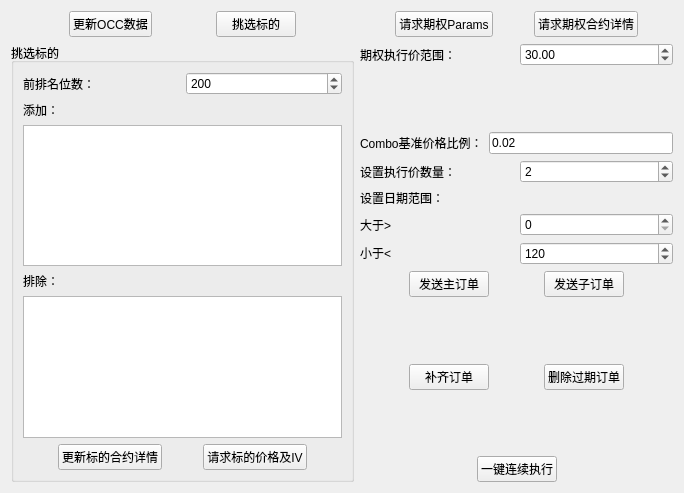
<?xml version="1.0" encoding="UTF-8"?>
<ui version="4.0">
 <class>Form</class>
 <widget class="QWidget" name="Form">
  <property name="geometry">
   <rect>
    <x>0</x>
    <y>0</y>
    <width>684</width>
    <height>493</height>
   </rect>
  </property>
  <property name="maximumSize">
   <size>
    <width>700</width>
    <height>500</height>
   </size>
  </property>
  <property name="windowTitle">
   <string>Form</string>
  </property>
  <layout class="QGridLayout" name="gridLayout_2">
   <item row="0" column="0">
    <layout class="QVBoxLayout" name="verticalLayout_4">
     <item>
      <layout class="QHBoxLayout" name="horizontalLayout_7">
       <item>
        <spacer name="horizontalSpacer_8">
         <property name="orientation">
          <enum>Qt::Horizontal</enum>
         </property>
         <property name="sizeHint" stdset="0">
          <size>
           <width>40</width>
           <height>20</height>
          </size>
         </property>
        </spacer>
       </item>
       <item>
        <widget class="QPushButton" name="pushButton">
         <property name="text">
          <string>更新OCC数据</string>
         </property>
        </widget>
       </item>
       <item>
        <spacer name="horizontalSpacer">
         <property name="orientation">
          <enum>Qt::Horizontal</enum>
         </property>
         <property name="sizeHint" stdset="0">
          <size>
           <width>40</width>
           <height>20</height>
          </size>
         </property>
        </spacer>
       </item>
       <item>
        <widget class="QPushButton" name="pushButton_12">
         <property name="text">
          <string>挑选标的</string>
         </property>
        </widget>
       </item>
       <item>
        <spacer name="horizontalSpacer_9">
         <property name="orientation">
          <enum>Qt::Horizontal</enum>
         </property>
         <property name="sizeHint" stdset="0">
          <size>
           <width>40</width>
           <height>20</height>
          </size>
         </property>
        </spacer>
       </item>
      </layout>
     </item>
     <item>
      <spacer name="verticalSpacer_2">
       <property name="orientation">
        <enum>Qt::Vertical</enum>
       </property>
       <property name="sizeHint" stdset="0">
        <size>
         <width>20</width>
         <height>40</height>
        </size>
       </property>
      </spacer>
     </item>
     <item>
      <widget class="QGroupBox" name="groupBox">
       <property name="title">
        <string>挑选标的</string>
       </property>
       <layout class="QGridLayout" name="gridLayout">
        <item row="0" column="0">
         <layout class="QVBoxLayout" name="verticalLayout">
          <item>
           <layout class="QHBoxLayout" name="horizontalLayout_2">
            <item>
             <widget class="QLabel" name="label">
              <property name="text">
               <string>前排名位数：</string>
              </property>
             </widget>
            </item>
            <item>
             <widget class="QSpinBox" name="spinBox">
              <property name="maximum">
               <number>1000</number>
              </property>
              <property name="value">
               <number>200</number>
              </property>
             </widget>
            </item>
           </layout>
          </item>
          <item>
           <widget class="QLabel" name="label_2">
            <property name="text">
             <string>添加：</string>
            </property>
           </widget>
          </item>
          <item>
           <widget class="QTextEdit" name="textEdit_2"/>
          </item>
          <item>
           <widget class="QLabel" name="label_3">
            <property name="text">
             <string>排除：</string>
            </property>
           </widget>
          </item>
          <item>
           <widget class="QTextEdit" name="textEdit"/>
          </item>
         </layout>
        </item>
        <item row="2" column="0">
         <layout class="QHBoxLayout" name="horizontalLayout_8">
          <item>
           <spacer name="horizontalSpacer_10">
            <property name="orientation">
             <enum>Qt::Horizontal</enum>
            </property>
            <property name="sizeHint" stdset="0">
             <size>
              <width>40</width>
              <height>20</height>
             </size>
            </property>
           </spacer>
          </item>
          <item>
           <widget class="QPushButton" name="pushButton_2">
            <property name="text">
             <string>更新标的合约详情</string>
            </property>
           </widget>
          </item>
          <item>
           <spacer name="horizontalSpacer_2">
            <property name="orientation">
             <enum>Qt::Horizontal</enum>
            </property>
            <property name="sizeHint" stdset="0">
             <size>
              <width>40</width>
              <height>20</height>
             </size>
            </property>
           </spacer>
          </item>
          <item>
           <widget class="QPushButton" name="pushButton_3">
            <property name="text">
             <string>请求标的价格及IV</string>
            </property>
           </widget>
          </item>
          <item>
           <spacer name="horizontalSpacer_11">
            <property name="orientation">
             <enum>Qt::Horizontal</enum>
            </property>
            <property name="sizeHint" stdset="0">
             <size>
              <width>40</width>
              <height>20</height>
             </size>
            </property>
           </spacer>
          </item>
         </layout>
        </item>
        <item row="1" column="0">
         <spacer name="verticalSpacer_5">
          <property name="orientation">
           <enum>Qt::Vertical</enum>
          </property>
          <property name="sizeHint" stdset="0">
           <size>
            <width>20</width>
            <height>40</height>
           </size>
          </property>
         </spacer>
        </item>
       </layout>
      </widget>
     </item>
    </layout>
   </item>
   <item row="0" column="1">
    <layout class="QVBoxLayout" name="verticalLayout_2">
     <item>
      <layout class="QHBoxLayout" name="horizontalLayout_9">
       <item>
        <spacer name="horizontalSpacer_12">
         <property name="orientation">
          <enum>Qt::Horizontal</enum>
         </property>
         <property name="sizeHint" stdset="0">
          <size>
           <width>40</width>
           <height>20</height>
          </size>
         </property>
        </spacer>
       </item>
       <item>
        <widget class="QPushButton" name="pushButton_5">
         <property name="text">
          <string>请求期权Params</string>
         </property>
        </widget>
       </item>
       <item>
        <spacer name="horizontalSpacer_3">
         <property name="orientation">
          <enum>Qt::Horizontal</enum>
         </property>
         <property name="sizeHint" stdset="0">
          <size>
           <width>40</width>
           <height>20</height>
          </size>
         </property>
        </spacer>
       </item>
       <item>
        <widget class="QPushButton" name="pushButton_4">
         <property name="text">
          <string>请求期权合约详情</string>
         </property>
        </widget>
       </item>
       <item>
        <spacer name="horizontalSpacer_17">
         <property name="orientation">
          <enum>Qt::Horizontal</enum>
         </property>
         <property name="sizeHint" stdset="0">
          <size>
           <width>40</width>
           <height>20</height>
          </size>
         </property>
        </spacer>
       </item>
      </layout>
     </item>
     <item>
      <layout class="QHBoxLayout" name="horizontalLayout">
       <item>
        <widget class="QLabel" name="label_4">
         <property name="text">
          <string>期权执行价范围：</string>
         </property>
        </widget>
       </item>
       <item>
        <widget class="QDoubleSpinBox" name="doubleSpinBox">
         <property name="value">
          <double>30.000000000000000</double>
         </property>
        </widget>
       </item>
      </layout>
     </item>
     <item>
      <spacer name="verticalSpacer">
       <property name="orientation">
        <enum>Qt::Vertical</enum>
       </property>
       <property name="sizeHint" stdset="0">
        <size>
         <width>20</width>
         <height>40</height>
        </size>
       </property>
      </spacer>
     </item>
     <item>
      <layout class="QVBoxLayout" name="verticalLayout_3">
       <item>
        <layout class="QHBoxLayout" name="horizontalLayout_3">
         <item>
          <widget class="QLabel" name="label_9">
           <property name="text">
            <string>Combo基准价格比例：</string>
           </property>
          </widget>
         </item>
         <item>
          <widget class="QLineEdit" name="lineEdit">
           <property name="text">
            <string>0.02</string>
           </property>
          </widget>
         </item>
        </layout>
       </item>
       <item>
        <layout class="QHBoxLayout" name="horizontalLayout_4">
         <item>
          <widget class="QLabel" name="label_5">
           <property name="text">
            <string>设置执行价数量：</string>
           </property>
          </widget>
         </item>
         <item>
          <widget class="QSpinBox" name="spinBox_2">
           <property name="maximum">
            <number>20</number>
           </property>
           <property name="value">
            <number>2</number>
           </property>
          </widget>
         </item>
        </layout>
       </item>
       <item>
        <widget class="QLabel" name="label_6">
         <property name="text">
          <string>设置日期范围：</string>
         </property>
        </widget>
       </item>
       <item>
        <layout class="QHBoxLayout" name="horizontalLayout_5">
         <item>
          <widget class="QLabel" name="label_7">
           <property name="text">
            <string>大于&gt;</string>
           </property>
          </widget>
         </item>
         <item>
          <widget class="QSpinBox" name="spinBox_3">
           <property name="maximum">
            <number>120</number>
           </property>
           <property name="value">
            <number>0</number>
           </property>
          </widget>
         </item>
        </layout>
       </item>
       <item>
        <layout class="QHBoxLayout" name="horizontalLayout_6">
         <item>
          <widget class="QLabel" name="label_8">
           <property name="text">
            <string>小于&lt;</string>
           </property>
          </widget>
         </item>
         <item>
          <widget class="QSpinBox" name="spinBox_4">
           <property name="maximum">
            <number>365</number>
           </property>
           <property name="value">
            <number>120</number>
           </property>
          </widget>
         </item>
        </layout>
       </item>
      </layout>
     </item>
     <item>
      <layout class="QHBoxLayout" name="horizontalLayout_10">
       <item>
        <spacer name="horizontalSpacer_13">
         <property name="orientation">
          <enum>Qt::Horizontal</enum>
         </property>
         <property name="sizeHint" stdset="0">
          <size>
           <width>40</width>
           <height>20</height>
          </size>
         </property>
        </spacer>
       </item>
       <item>
        <widget class="QPushButton" name="pushButton_7">
         <property name="text">
          <string>发送主订单</string>
         </property>
        </widget>
       </item>
       <item>
        <spacer name="horizontalSpacer_4">
         <property name="orientation">
          <enum>Qt::Horizontal</enum>
         </property>
         <property name="sizeHint" stdset="0">
          <size>
           <width>40</width>
           <height>20</height>
          </size>
         </property>
        </spacer>
       </item>
       <item>
        <widget class="QPushButton" name="pushButton_8">
         <property name="text">
          <string>发送子订单</string>
         </property>
        </widget>
       </item>
       <item>
        <spacer name="horizontalSpacer_15">
         <property name="orientation">
          <enum>Qt::Horizontal</enum>
         </property>
         <property name="sizeHint" stdset="0">
          <size>
           <width>40</width>
           <height>20</height>
          </size>
         </property>
        </spacer>
       </item>
      </layout>
     </item>
     <item>
      <spacer name="verticalSpacer_3">
       <property name="orientation">
        <enum>Qt::Vertical</enum>
       </property>
       <property name="sizeHint" stdset="0">
        <size>
         <width>20</width>
         <height>40</height>
        </size>
       </property>
      </spacer>
     </item>
     <item>
      <layout class="QHBoxLayout" name="horizontalLayout_11">
       <item>
        <spacer name="horizontalSpacer_14">
         <property name="orientation">
          <enum>Qt::Horizontal</enum>
         </property>
         <property name="sizeHint" stdset="0">
          <size>
           <width>40</width>
           <height>20</height>
          </size>
         </property>
        </spacer>
       </item>
       <item>
        <widget class="QPushButton" name="pushButton_9">
         <property name="text">
          <string>补齐订单</string>
         </property>
        </widget>
       </item>
       <item>
        <spacer name="horizontalSpacer_5">
         <property name="orientation">
          <enum>Qt::Horizontal</enum>
         </property>
         <property name="sizeHint" stdset="0">
          <size>
           <width>40</width>
           <height>20</height>
          </size>
         </property>
        </spacer>
       </item>
       <item>
        <widget class="QPushButton" name="pushButton_10">
         <property name="text">
          <string>删除过期订单</string>
         </property>
        </widget>
       </item>
       <item>
        <spacer name="horizontalSpacer_16">
         <property name="orientation">
          <enum>Qt::Horizontal</enum>
         </property>
         <property name="sizeHint" stdset="0">
          <size>
           <width>40</width>
           <height>20</height>
          </size>
         </property>
        </spacer>
       </item>
      </layout>
     </item>
     <item>
      <spacer name="verticalSpacer_4">
       <property name="orientation">
        <enum>Qt::Vertical</enum>
       </property>
       <property name="sizeHint" stdset="0">
        <size>
         <width>20</width>
         <height>40</height>
        </size>
       </property>
      </spacer>
     </item>
     <item>
      <layout class="QHBoxLayout" name="horizontalLayout_12">
       <item>
        <spacer name="horizontalSpacer_6">
         <property name="orientation">
          <enum>Qt::Horizontal</enum>
         </property>
         <property name="sizeHint" stdset="0">
          <size>
           <width>40</width>
           <height>20</height>
          </size>
         </property>
        </spacer>
       </item>
       <item>
        <widget class="QPushButton" name="pushButton_11">
         <property name="text">
          <string>一键连续执行</string>
         </property>
        </widget>
       </item>
       <item>
        <spacer name="horizontalSpacer_7">
         <property name="orientation">
          <enum>Qt::Horizontal</enum>
         </property>
         <property name="sizeHint" stdset="0">
          <size>
           <width>40</width>
           <height>20</height>
          </size>
         </property>
        </spacer>
       </item>
      </layout>
     </item>
    </layout>
   </item>
  </layout>
 </widget>
 <resources/>
 <connections/>
</ui>
